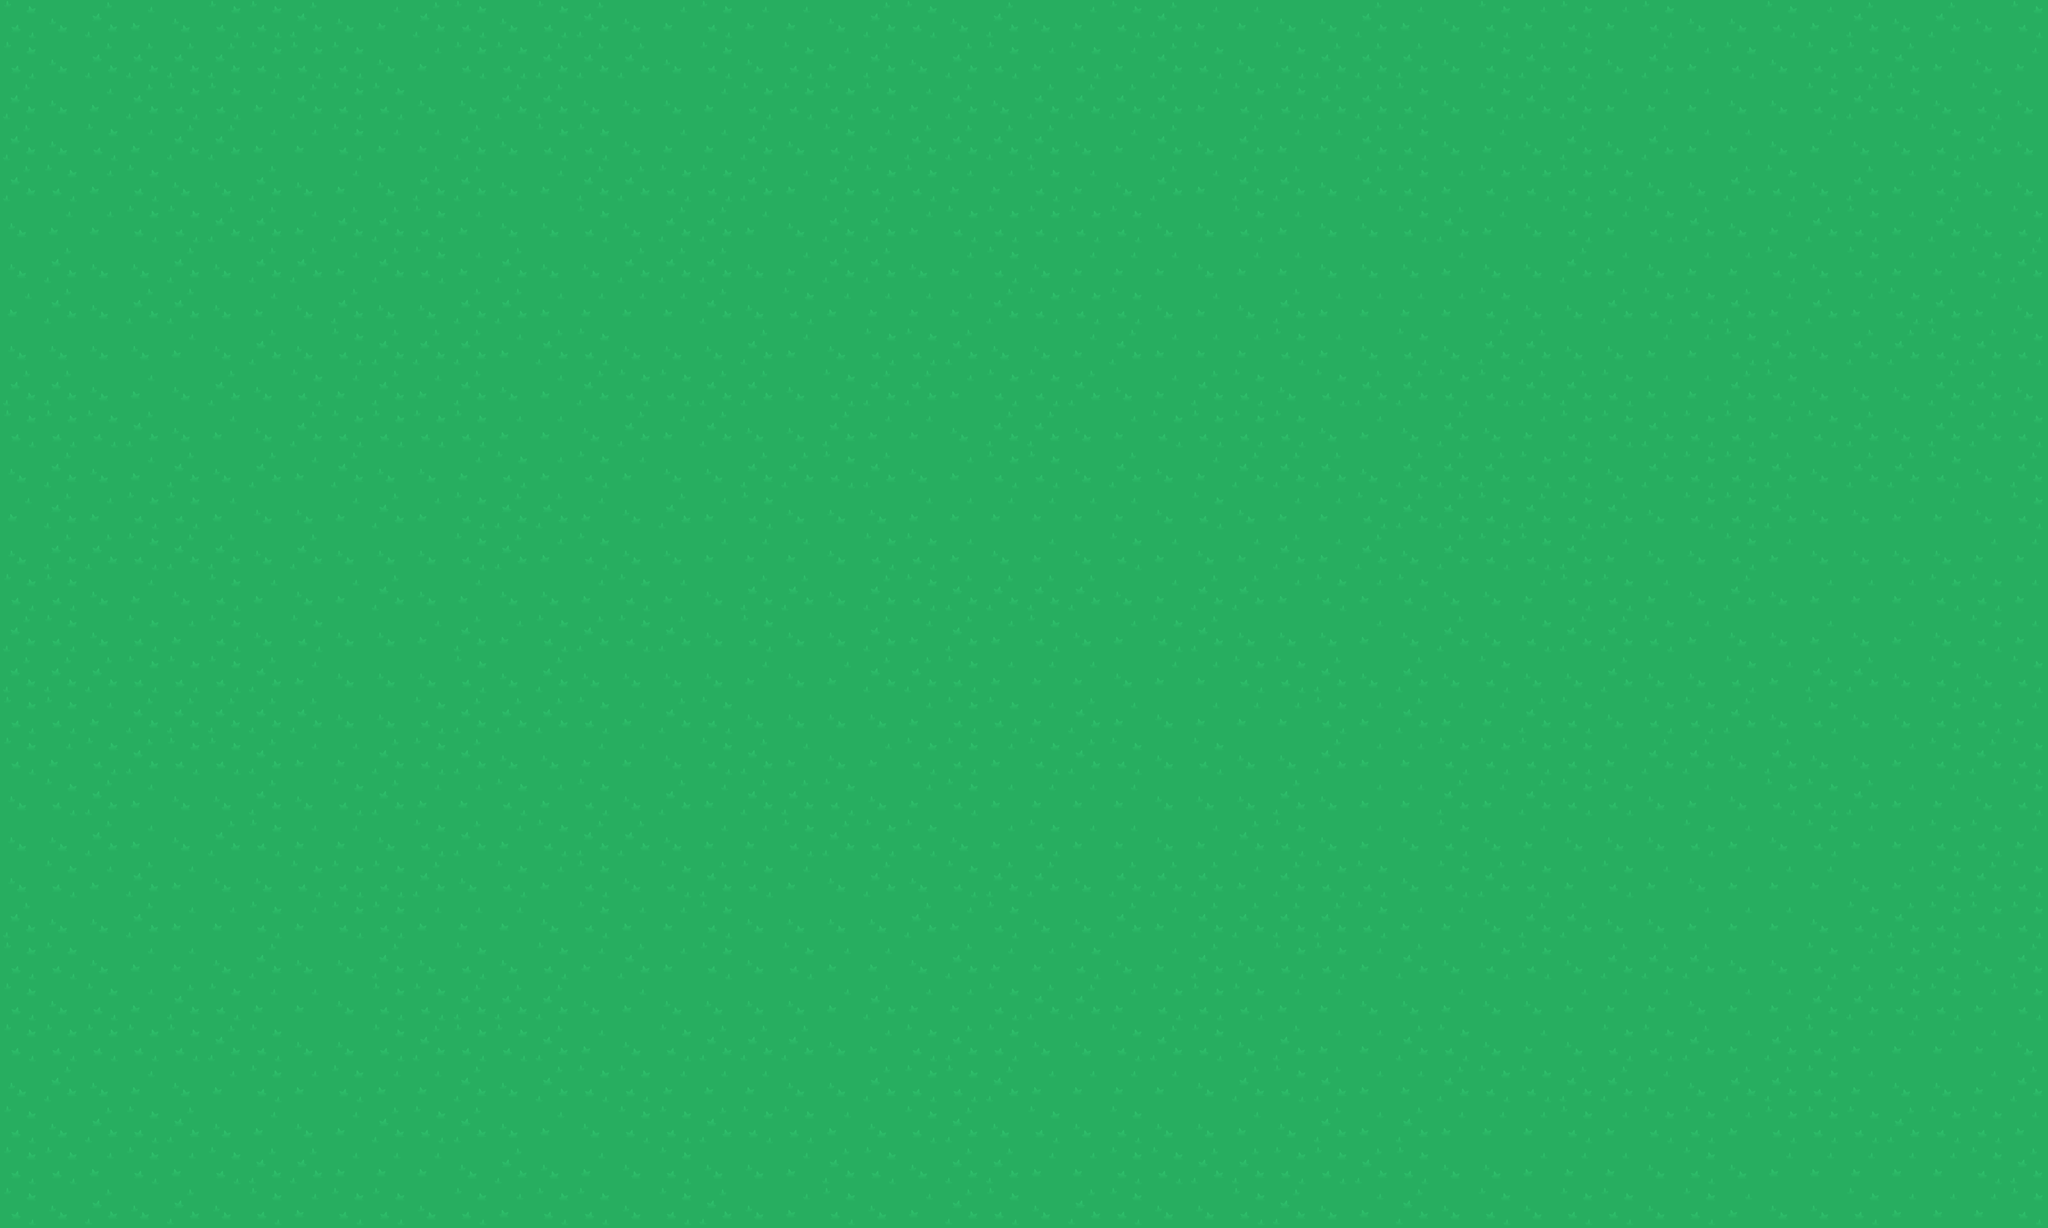

The image is a tile-based game level rendered from a .tmx file. Its description and complete source (layers, tilesets, objects, tile grids) follow:
An orthogonal 50x30 tile map with 64x64 px tiles, 2 tile layers (Ground, Trees).

<map version="1.0" tiledversion="1.1.4" orientation="orthogonal" renderorder="right-down" width="50" height="30" tilewidth="64" tileheight="64" infinite="0" nextobjectid="1">
 <tileset firstgid="1" source="Kenny_TopDown_pack.tsx" />
 <layer name="Ground" width="50" height="30">
  <data encoding="csv">
2,4,1,3,4,2,2,1,4,3,1,2,4,2,1,4,3,2,3,3,4,1,2,4,1,4,3,2,1,3,3,4,4,1,3,4,2,3,2,3,2,4,4,2,3,1,4,1,4,2,
2,4,1,1,1,1,2,2,2,4,3,2,2,1,1,1,4,2,4,2,3,1,4,1,2,3,2,3,1,2,4,2,1,1,1,4,2,1,2,4,1,3,2,4,2,2,1,3,4,3,
1,4,3,1,2,2,3,1,2,2,4,4,1,1,4,4,4,3,2,2,2,2,3,1,4,1,1,1,1,3,2,2,1,1,2,4,2,1,1,3,3,3,4,4,2,1,2,4,2,4,
1,4,2,3,1,1,3,3,2,3,3,1,4,2,2,4,3,3,1,4,2,3,1,1,1,1,4,3,1,4,1,3,3,1,2,4,3,4,1,4,1,3,3,4,3,4,4,2,1,4,
1,2,3,2,4,4,1,4,3,4,1,1,4,3,1,1,2,2,1,3,1,2,2,3,3,2,3,4,1,3,1,1,4,1,2,3,2,2,2,2,4,4,1,2,4,1,3,2,4,4,
4,3,3,2,2,1,1,3,1,1,2,3,4,4,2,4,1,1,3,4,1,1,3,2,2,2,2,2,4,4,2,3,4,4,2,1,3,4,2,3,2,1,4,3,1,2,3,1,4,2,
4,1,4,4,1,4,1,1,3,1,2,3,1,4,4,1,1,1,4,3,1,1,4,3,2,4,3,3,3,4,3,3,4,4,4,3,4,4,1,3,4,3,3,2,4,2,3,3,2,1,
3,1,4,1,1,4,3,4,1,4,4,1,1,3,3,3,3,1,4,2,3,3,3,3,1,2,2,2,4,3,4,1,3,3,3,3,2,4,4,1,2,2,1,3,1,3,2,1,3,4,
4,4,4,4,3,4,1,4,2,1,1,1,3,1,2,4,4,4,1,3,4,2,2,1,4,4,3,1,3,3,3,2,3,4,2,4,1,1,4,4,3,3,2,1,4,1,1,2,1,2,
1,1,4,3,4,1,4,2,3,1,3,1,4,3,1,2,2,1,1,4,2,1,1,3,2,2,1,4,3,1,2,4,2,1,1,2,2,1,1,2,3,3,1,2,4,4,4,1,1,4,
2,2,2,1,4,3,4,1,2,2,2,2,3,3,4,1,3,1,4,4,1,3,3,4,1,1,4,3,2,2,2,2,4,3,4,1,4,3,2,2,1,2,2,3,2,1,4,1,1,2,
4,1,4,3,1,4,1,3,1,4,4,3,2,3,2,3,4,4,1,1,2,1,4,3,2,2,4,1,4,3,1,1,1,4,1,1,1,2,2,4,1,2,2,1,4,1,1,2,4,1,
3,1,3,2,2,3,4,4,3,1,3,2,1,1,3,4,1,3,2,4,4,4,3,3,3,3,3,3,4,2,4,3,3,2,1,1,2,1,2,1,4,2,2,1,4,4,3,3,4,2,
4,1,1,2,1,1,4,1,4,4,4,2,1,3,2,4,4,3,3,3,4,2,2,3,4,3,4,2,3,4,3,1,3,1,4,1,2,2,1,3,4,4,2,3,4,4,4,4,3,3,
2,2,4,3,4,2,3,4,3,1,4,3,4,4,3,2,3,4,1,1,4,1,2,1,1,1,1,4,3,1,1,3,2,3,2,4,4,3,2,2,3,4,1,4,3,3,3,2,2,3,
1,2,4,2,3,2,4,2,4,4,3,1,3,2,1,2,1,4,2,4,4,1,3,1,3,2,4,3,2,1,4,4,4,3,4,1,4,2,1,1,2,3,4,4,3,4,3,4,2,3,
1,1,1,2,2,2,1,3,4,4,4,2,4,1,4,4,4,4,3,4,3,1,1,2,3,3,3,4,3,3,2,2,1,4,1,4,2,4,4,1,4,4,2,3,1,1,4,2,4,2,
2,2,3,1,1,1,1,1,4,4,2,1,1,1,2,3,1,2,4,4,4,4,3,2,2,3,1,3,4,3,3,3,2,3,1,3,3,1,2,4,2,2,1,4,2,4,4,2,2,3,
2,3,2,1,2,2,1,3,3,1,2,1,4,4,3,3,4,2,1,3,4,3,2,2,3,2,1,2,4,2,4,4,1,3,3,2,2,2,2,3,1,1,4,1,4,4,3,2,1,2,
4,2,1,3,4,4,1,4,2,1,3,3,2,3,2,4,1,3,1,1,2,4,3,2,3,3,3,3,4,4,4,1,4,3,3,1,3,1,2,2,4,3,4,2,2,1,3,3,4,2,
4,4,1,3,4,1,2,3,3,4,2,1,3,2,1,1,4,3,3,2,1,2,2,4,3,2,3,3,4,3,1,2,4,3,4,2,4,3,4,4,4,2,3,4,2,3,3,2,2,3,
4,2,3,1,3,4,4,2,2,2,1,4,2,3,2,4,2,1,2,3,4,1,4,2,1,1,4,1,1,1,3,1,2,2,4,2,1,2,3,2,3,4,3,3,3,4,3,2,1,2,
1,4,4,1,3,3,2,3,2,2,3,3,3,4,2,3,3,2,4,4,4,4,1,3,2,4,4,1,3,1,1,1,1,2,3,3,4,1,1,4,4,3,3,3,4,2,1,2,2,2,
2,2,4,3,3,4,1,4,4,1,4,2,4,2,3,1,3,2,4,2,3,3,4,1,3,3,2,4,3,1,4,2,2,3,1,4,2,2,4,1,1,1,4,4,2,3,2,2,4,1,
2,4,2,3,1,2,3,3,4,2,2,1,1,1,4,3,4,4,4,4,3,1,3,3,2,1,1,3,2,2,2,3,3,4,4,3,4,4,3,3,3,4,3,3,1,1,2,2,3,2,
2,2,2,2,2,1,2,4,4,2,1,2,2,1,3,4,2,1,1,1,4,3,2,1,2,4,4,2,1,2,4,1,3,3,1,2,4,3,4,2,2,1,3,1,2,3,3,3,3,4,
4,1,4,3,4,3,2,3,2,3,3,1,4,1,2,2,3,3,3,4,4,1,2,2,1,3,3,3,3,4,1,2,1,3,3,1,2,2,1,1,3,4,1,1,2,3,4,4,3,1,
2,4,1,2,1,4,3,4,3,1,2,1,4,3,4,2,2,1,2,2,3,4,2,1,4,2,4,2,4,4,3,4,1,3,1,3,3,3,2,3,2,2,3,2,2,2,1,2,2,3,
2,2,3,2,3,2,1,1,3,3,3,4,1,4,3,4,2,4,4,3,1,2,4,1,1,3,3,2,2,1,1,2,2,1,2,4,4,3,3,3,4,2,4,3,3,3,3,3,2,1,
2,4,1,4,1,4,2,3,2,2,4,2,3,2,2,4,2,1,4,3,2,4,3,1,2,4,1,2,4,4,2,1,4,3,1,4,2,4,2,2,4,2,3,4,4,2,3,3,3,2
</data>
 </layer>
 <layer name="Trees" width="50" height="30">
  <data encoding="csv">
0,0,0,0,0,0,0,0,0,0,0,0,0,0,0,0,0,0,0,0,0,0,0,0,0,0,0,0,0,0,0,0,0,0,0,0,0,0,0,0,0,0,0,0,0,0,0,0,0,0,
0,0,0,0,0,0,0,0,0,0,0,0,0,0,0,0,0,0,0,0,0,0,0,0,0,0,0,0,0,0,0,0,0,0,0,0,0,0,0,0,0,0,0,0,0,0,0,0,0,0,
0,0,0,0,0,0,0,0,0,0,0,0,0,0,0,0,0,0,0,0,0,0,0,0,0,0,0,0,0,0,0,0,0,0,0,0,0,0,0,0,0,0,0,0,0,0,0,0,0,0,
0,0,0,0,0,0,0,0,0,0,0,0,0,0,0,0,0,0,0,0,0,0,0,0,0,0,0,0,0,0,0,0,0,0,0,0,0,0,0,0,0,0,0,0,0,0,0,0,0,0,
0,0,0,0,0,0,0,0,0,0,0,0,0,0,0,0,0,0,0,0,0,0,0,0,0,0,0,0,0,0,0,0,0,0,0,0,0,0,0,0,0,0,0,0,0,0,0,0,0,0,
0,0,0,0,0,0,0,0,0,0,0,0,0,0,0,0,0,0,0,0,0,0,0,0,0,0,0,0,0,0,0,0,0,0,0,0,0,0,0,0,0,0,0,0,0,0,0,0,0,0,
0,0,0,0,0,0,0,0,0,0,0,0,0,0,0,0,0,0,0,0,0,0,0,0,0,0,0,0,0,0,0,0,0,0,0,0,0,0,0,0,0,0,0,0,0,0,0,0,0,0,
0,0,0,0,0,0,0,0,0,0,0,0,0,0,0,0,0,0,0,0,0,0,0,0,0,0,0,0,0,0,0,0,0,0,0,0,0,0,0,0,0,0,0,0,0,0,0,0,0,0,
0,0,0,0,0,0,0,0,0,0,0,0,0,0,0,0,0,0,0,0,0,0,0,0,0,0,0,0,0,0,0,0,0,0,0,0,0,0,0,0,0,0,0,0,0,0,0,0,0,0,
0,0,0,0,0,0,0,0,0,0,0,0,0,0,0,0,0,0,0,0,0,0,0,0,0,0,0,0,0,0,0,0,0,0,0,0,0,0,0,0,0,0,0,0,0,0,0,0,0,0,
0,0,0,0,0,0,0,0,0,0,0,0,0,0,0,0,0,0,0,0,0,0,0,0,0,0,0,0,0,0,0,0,0,0,0,0,0,0,0,0,0,0,0,0,0,0,0,0,0,0,
0,0,0,0,0,0,0,0,0,0,0,0,0,0,0,0,0,0,0,0,0,0,0,0,0,0,0,0,0,0,0,0,0,0,0,0,0,0,0,0,0,0,0,0,0,0,0,0,0,0,
0,0,0,0,0,0,0,0,0,0,0,0,0,0,0,0,0,0,0,0,0,0,0,0,0,0,0,0,0,0,0,0,0,0,0,0,0,0,0,0,0,0,0,0,0,0,0,0,0,0,
0,0,0,0,0,0,0,0,0,0,0,0,0,0,0,0,0,0,0,0,0,0,0,0,0,0,0,0,0,0,0,0,0,0,0,0,0,0,0,0,0,0,0,0,0,0,0,0,0,0,
0,0,0,0,0,0,0,0,0,0,0,0,0,0,0,0,0,0,0,0,0,0,0,0,0,0,0,0,0,0,0,0,0,0,0,0,0,0,0,0,0,0,0,0,0,0,0,0,0,0,
0,0,0,0,0,0,0,0,0,0,0,0,0,0,0,0,0,0,0,0,0,0,0,0,0,0,0,0,0,0,0,0,0,0,0,0,0,0,0,0,0,0,0,0,0,0,0,0,0,0,
0,0,0,0,0,0,0,0,0,0,0,0,0,0,0,0,0,0,0,0,0,0,0,0,0,0,0,0,0,0,0,0,0,0,0,0,0,0,0,0,0,0,0,0,0,0,0,0,0,0,
0,0,0,0,0,0,0,0,0,0,0,0,0,0,0,0,0,0,0,0,0,0,0,0,0,0,0,0,0,0,0,0,0,0,0,0,0,0,0,0,0,0,0,0,0,0,0,0,0,0,
0,0,0,0,0,0,0,0,0,0,0,0,0,0,0,0,0,0,0,0,0,0,0,0,0,0,0,0,0,0,0,0,0,0,0,0,0,0,0,0,0,0,0,0,0,0,0,0,0,0,
0,0,0,0,0,0,0,0,0,0,0,0,0,0,0,0,0,0,0,0,0,0,0,0,0,0,0,0,0,0,0,0,0,0,0,0,0,0,0,0,0,0,0,0,0,0,0,0,0,0,
0,0,0,0,0,0,0,0,0,0,0,0,0,0,0,0,0,0,0,0,0,0,0,0,0,0,0,0,0,0,0,0,0,0,0,0,0,0,0,0,0,0,0,0,0,0,0,0,0,0,
0,0,0,0,0,0,0,0,0,0,0,0,0,0,0,0,0,0,0,0,0,0,0,0,0,0,0,0,0,0,0,0,0,0,0,0,0,0,0,0,0,0,0,0,0,0,0,0,0,0,
0,0,0,0,0,0,0,0,0,0,0,0,0,0,0,0,0,0,0,0,0,0,0,0,0,0,0,0,0,0,0,0,0,0,0,0,0,0,0,0,0,0,0,0,0,0,0,0,0,0,
0,0,0,0,0,0,0,0,0,0,0,0,0,0,0,0,0,0,0,0,0,0,0,0,0,0,0,0,0,0,0,0,0,0,0,0,0,0,0,0,0,0,0,0,0,0,0,0,0,0,
0,0,0,0,0,0,0,0,0,0,0,0,0,0,0,0,0,0,0,0,0,0,0,0,0,0,0,0,0,0,0,0,0,0,0,0,0,0,0,0,0,0,0,0,0,0,0,0,0,0,
0,0,0,0,0,0,0,0,0,0,0,0,0,0,0,0,0,0,0,0,0,0,0,0,0,0,0,0,0,0,0,0,0,0,0,0,0,0,0,0,0,0,0,0,0,0,0,0,0,0,
0,0,0,0,0,0,0,0,0,0,0,0,0,0,0,0,0,0,0,0,0,0,0,0,0,0,0,0,0,0,0,0,0,0,0,0,0,0,0,0,0,0,0,0,0,0,0,0,0,0,
0,0,0,0,0,0,0,0,0,0,0,0,0,0,0,0,0,0,0,0,0,0,0,0,0,0,0,0,0,0,0,0,0,0,0,0,0,0,0,0,0,0,0,0,0,0,0,0,0,0,
0,0,0,0,0,0,0,0,0,0,0,0,0,0,0,0,0,0,0,0,0,0,0,0,0,0,0,0,0,0,0,0,0,0,0,0,0,0,0,0,0,0,0,0,0,0,0,0,0,0,
0,0,0,0,0,0,0,0,0,0,0,0,0,0,0,0,0,0,0,0,0,0,0,0,0,0,0,0,0,0,0,0,0,0,0,0,0,0,0,0,0,0,0,0,0,0,0,0,0,0
</data>
 </layer>
</map>
